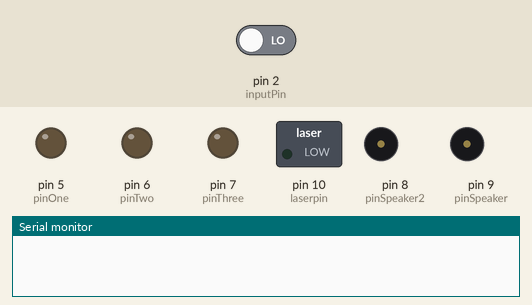
Simulated run of this sketch. Board: Arduino Uno, built with avr-gcc and run on an emulated ATmega328P. On the bench: switched loads named in the sketch (green lamp = pin HIGH), output pins drawn as LEDs (lit = HIGH), buzzer (waves = sounding, pin HIGH), the last lines printed to the serial monitor. Dashed ring = blinking. Inputs (shaded band) come from the test bench; at power-on: pin 2 (inputPin) LOW. Storage starts empty; the audio player accepts every command and is not drawn.

Above: at 1.2 s.
1.3 s: pin 2 (inputPin) driven HIGH
At 18.54 s:
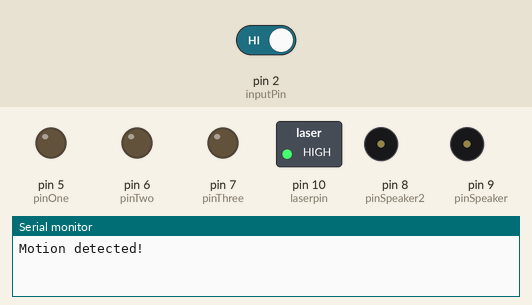
At 20.05 s:
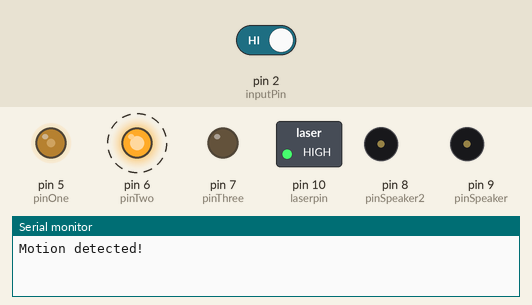
Timing chart, 0 to 20.2 s (numbered marks = the images above; inputs shaded):
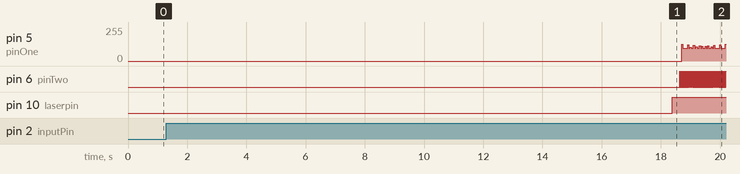

Measured:
- after the input at 1.3 s, pin 6 (pinTwo): alternates HIGH for 0.01 s and LOW for 0.02 s, starting after 17.3 s; pin 10 (laserpin): LOW → HIGH after 17.1 s

The sketch:

Motion_Alarm.ino
```cpp
#include <SD.h>                      // need to include the SD library
#define SD_ChipSelectPin 4           //using digital pin 4 on arduino nano 328
#include <TMRpcm.h>                  //  also need to include this library...

TMRpcm tmrpcm;                  // create an object for use in this sketch
int SW1;
int ledPin = 13;                // choose the pin for the LED
int inputPin = 2;               // choose the input pin (for PIR sensor)
int pirState = LOW;             // we start, assuming no motion detected
int laserpin = 10;              // Laser Light pin
int val = 0;                    // variable for reading the pin status
int pinSpeaker = 9;             // Set up a speaker on a PWM pin (digital 9, 10, or 11)
int pinSpeaker2 = 8;
int siren = 0;
int sirenFreq = 1000;
int pinOne = 5;
int pinTwo = 6;
int pinThree = 7;
int gridCounter = 0;
void setup(){
 pinMode(inputPin, INPUT);      // declare sensor as input
 pinMode(pinSpeaker, OUTPUT);
 pinMode(pinSpeaker2, OUTPUT);
 pinMode(laserpin, OUTPUT);
 pinMode(pinOne, OUTPUT);
 pinMode(pinTwo, OUTPUT);
 pinMode(pinThree, OUTPUT);
 Serial.begin(9600);


  tmrpcm.speakerPin = 9;        //11 on Mega, 9 on Uno, Nano, etc

  if (!SD.begin(SD_ChipSelectPin)) {  // see if the card is present and can be initialized:
  return;                       // don't do anything more if not
  }
 digitalWrite(laserpin, LOW);
 tmrpcm.volume(1);
 tmrpcm.play("test.wav");      //the sound file "1" will play each time the arduino powers up, or is reset
}


void loop(){
  val = digitalRead(inputPin);  // read input value
  if (val == HIGH) {            // check if the input is HIGH

    if (pirState == LOW) {
      // we have just turned on
      Serial.println("Motion detected!");
      tmrpcm.play("crowd.wav");
      delay(12000);
      tmrpcm.play("animals2.wav");
      delay(5000);
      laserLightOn();
      grid();
      // We only want to print on the output change, not state
      pirState = HIGH;
    }
  } else {
      delay(150);
      if (pirState == HIGH){
      // we have just turned off
      Serial.println("Motion ended!");
      laserLightOff();
      // We only want to print on the output change, not state
      pirState = LOW;
    }
  }
}
// duration in mSecs, frequency in hertz


void laserLightOn() {
        digitalWrite(laserpin,HIGH);
        delay(250);
}
void laserLightOff(){
        digitalWrite(laserpin, LOW);
        delay(250);
    }


void grid(){
  while (gridCounter < 80){

    digitalWrite(pinOne,LOW);
    digitalWrite(pinTwo, LOW);
    digitalWrite(pinThree,LOW);
    delay(5);
    digitalWrite(pinOne,HIGH);
    digitalWrite(pinTwo, LOW);
    digitalWrite(pinThree,LOW);
    delay(5);
    digitalWrite(pinOne,LOW);
    digitalWrite(pinTwo, HIGH);
    digitalWrite(pinThree,LOW);
    delay(5);
    digitalWrite(pinOne,HIGH);
    digitalWrite(pinTwo, HIGH);
    digitalWrite(pinThree,LOW);
    delay(5);
    digitalWrite(pinOne,LOW);
    digitalWrite(pinTwo, LOW);
    digitalWrite(pinThree,HIGH);
    delay(5);
    gridCounter++;
}
}
```
